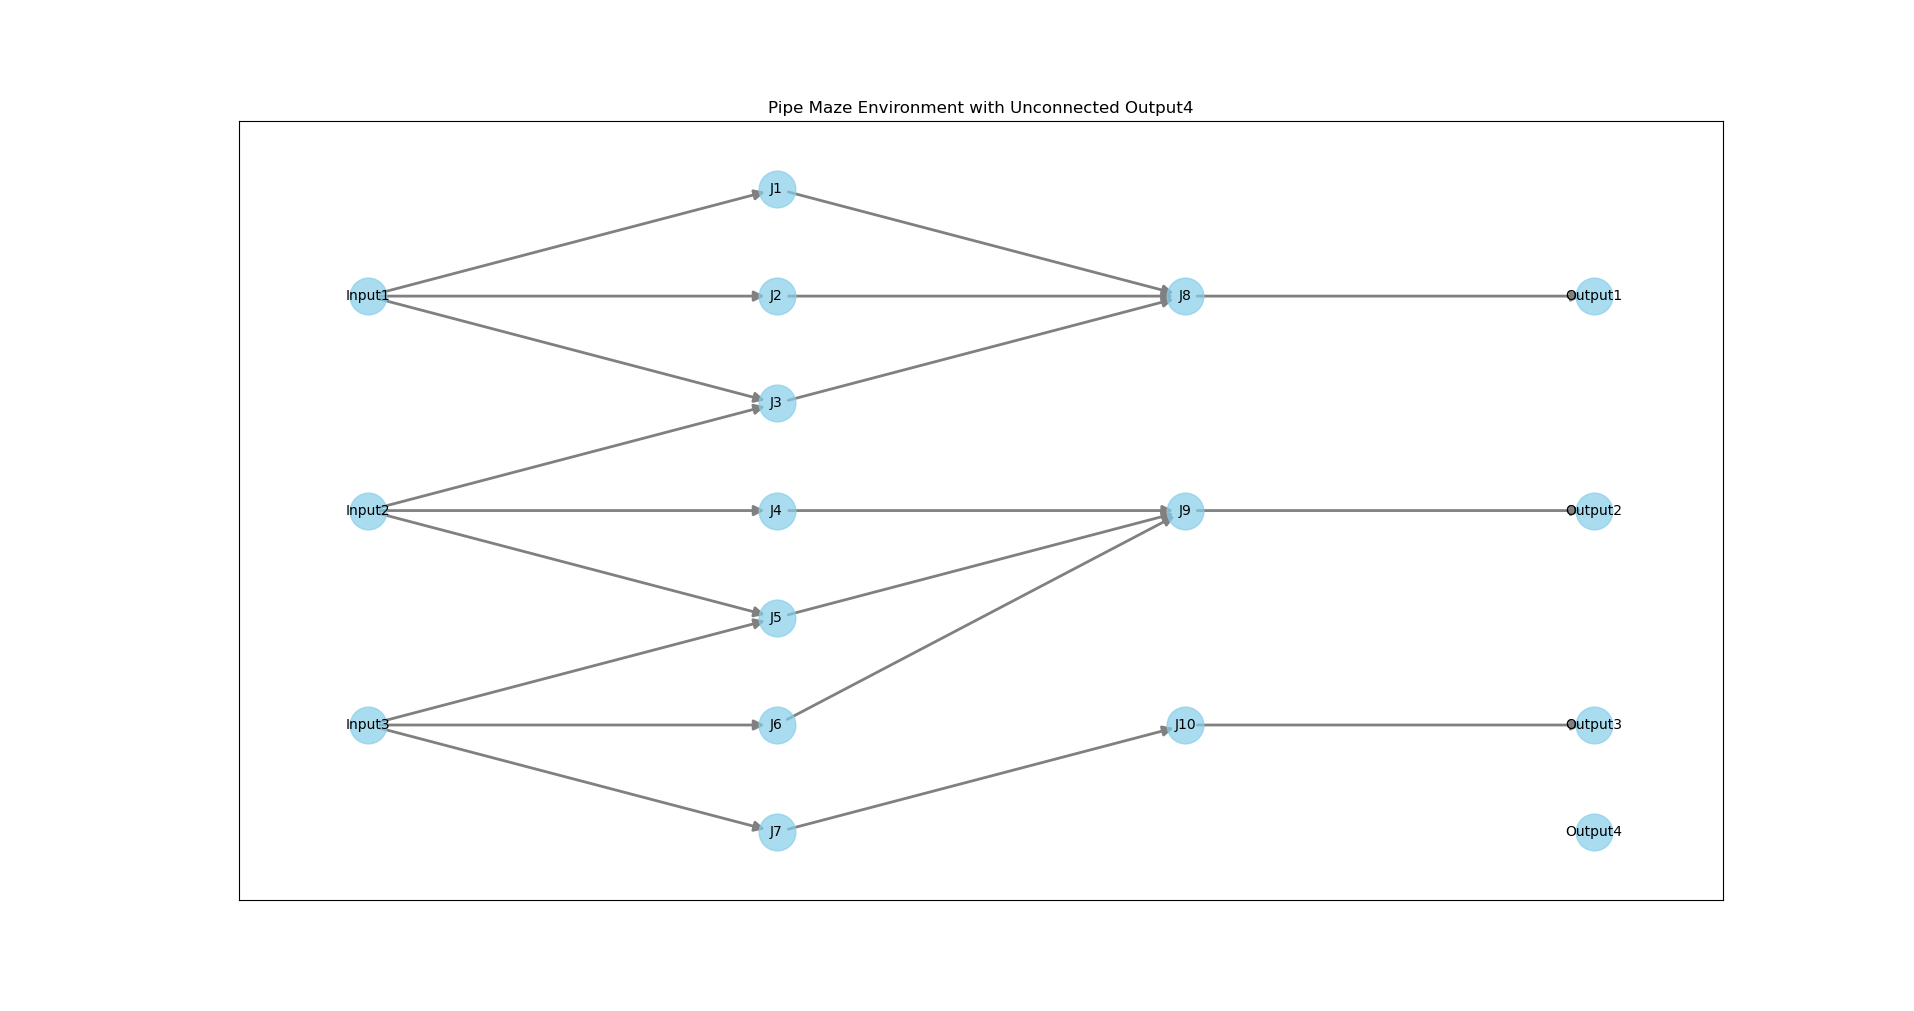

The script that drew this image:
import matplotlib.pyplot as plt
import networkx as nx

# Create a directed graph
G = nx.DiGraph()

# Define nodes
input_nodes = ["Input1", "Input2", "Input3"]
junction_nodes = ["J1", "J2", "J3", "J4", "J5", "J6", "J7", "J8", "J9", "J10"]
output_nodes = ["Output1", "Output2", "Output3", "Output4"]

# Add nodes to the graph
G.add_nodes_from(input_nodes + junction_nodes + output_nodes)

# Define edges (connections between nodes)
edges = [
    ("Input1", "J1"), ("Input1", "J2"), ("Input1", "J3"),
    ("Input2", "J3"), ("Input2", "J4"), ("Input2", "J5"),
    ("Input3", "J5"), ("Input3", "J6"), ("Input3", "J7"),
    ("J1", "J8"), ("J2", "J8"), ("J3", "J8"), ("J4", "J9"), ("J5", "J9"), ("J6", "J9"),
    ("J7", "J10"), ("J8", "Output1"), ("J9", "Output2"), ("J10", "Output3")
]

# Add edges to the graph
G.add_edges_from(edges)

# Define positions for nodes (similar to a neural network layout)
pos = {
    "Input1": (0, 2), "Input2": (0, 0), "Input3": (0, -2),
    "J1": (1, 3), "J2": (1, 2), "J3": (1, 1), "J4": (1, 0), "J5": (1, -1), "J6": (1, -2), "J7": (1, -3),
    "J8": (2, 2), "J9": (2, 0), "J10": (2, -2),
    "Output1": (3, 2), "Output2": (3, 0), "Output3": (3, -2), "Output4": (3, -3)
}

# Draw the nodes
nx.draw_networkx_nodes(G, pos, node_size=700, node_color="skyblue", alpha=0.7)

# Draw the edges
nx.draw_networkx_edges(G, pos, width=2, arrowstyle='-|>', arrowsize=15, edge_color='gray')

# Draw node labels
nx.draw_networkx_labels(G, pos, font_size=10, font_color="black")

# Add title
plt.title("Pipe Maze Environment with Unconnected Output4")

# Show the plot
plt.show()
